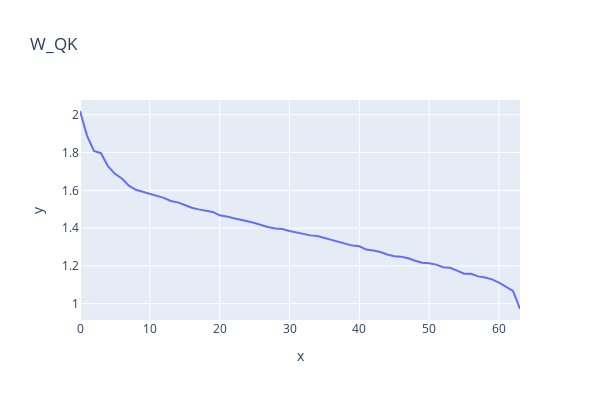

Notebook code cell kept with this figure:
### Code cell
line(W_QK.S, height=400, width=600, title="W_QK")

### Figure 1 — Plotly figure (JSON) as saved in the notebook; plotly's stock layout.template omitted (floating-point values rounded to 4 significant figures)
{"data": [{"hovertemplate": "x=%{x}<br>y=%{y}<extra></extra>", "legendgroup": "", "line": {"color": "#636efa", "dash": "solid"}, "marker": {"symbol": "circle"}, "mode": "lines", "name": "", "orientation": "v", "showlegend": false, "type": "scatter", "x": [0, 1, 2, 3, 4, 5, 6, 7, 8, 9, 10, 11, 12, 13, 14, 15, 16, 17, 18, 19, 20, 21, 22, 23, 24, 25, 26, 27, 28, 29, 30, 31, 32, 33, 34, 35, 36, 37, 38, 39, 40, 41, 42, 43, 44, 45, 46, 47, 48, 49, 50, 51, 52, 53, 54, 55, 56, 57, 58, 59, 60, 61, 62, 63], "xaxis": "x", "y": [2.02, 1.89, 1.808, 1.797, 1.727, 1.687, 1.663, 1.625, 1.603, 1.593, 1.584, 1.572, 1.56, 1.544, 1.536, 1.523, 1.508, 1.499, 1.491, 1.486, 1.468, 1.462, 1.452, 1.446, 1.437, 1.427, 1.414, 1.405, 1.398, 1.395, 1.385, 1.378, 1.368, 1.362, 1.358, 1.348, 1.336, 1.326, 1.316, 1.307, 1.304, 1.287, 1.281, 1.274, 1.26, 1.252, 1.248, 1.24, 1.227, 1.216, 1.215, 1.207, 1.193, 1.19, 1.175, 1.159, 1.158, 1.145, 1.139, 1.129, 1.111, 1.088, 1.068, 0.972], "yaxis": "y"}], "layout": {"height": 400, "hovermode": "x unified", "legend": {"tracegroupgap": 0}, "title": {"text": "W_QK"}, "width": 600, "xaxis": {"anchor": "y", "domain": [0, 1], "title": {"text": "x"}}, "yaxis": {"anchor": "x", "domain": [0, 1], "title": {"text": "y"}}}}
